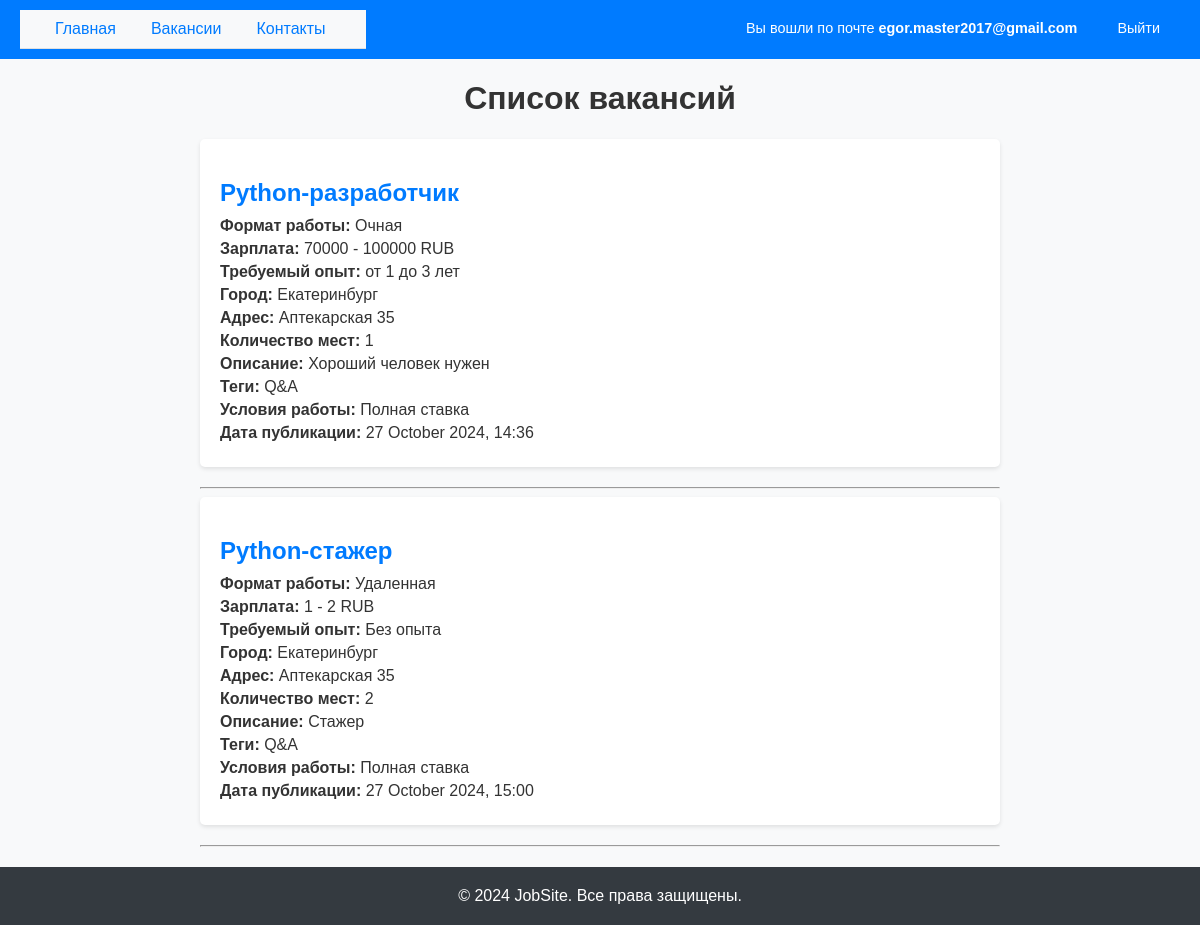
The page /vacancies/ (signed in) on the database as committed earlier.
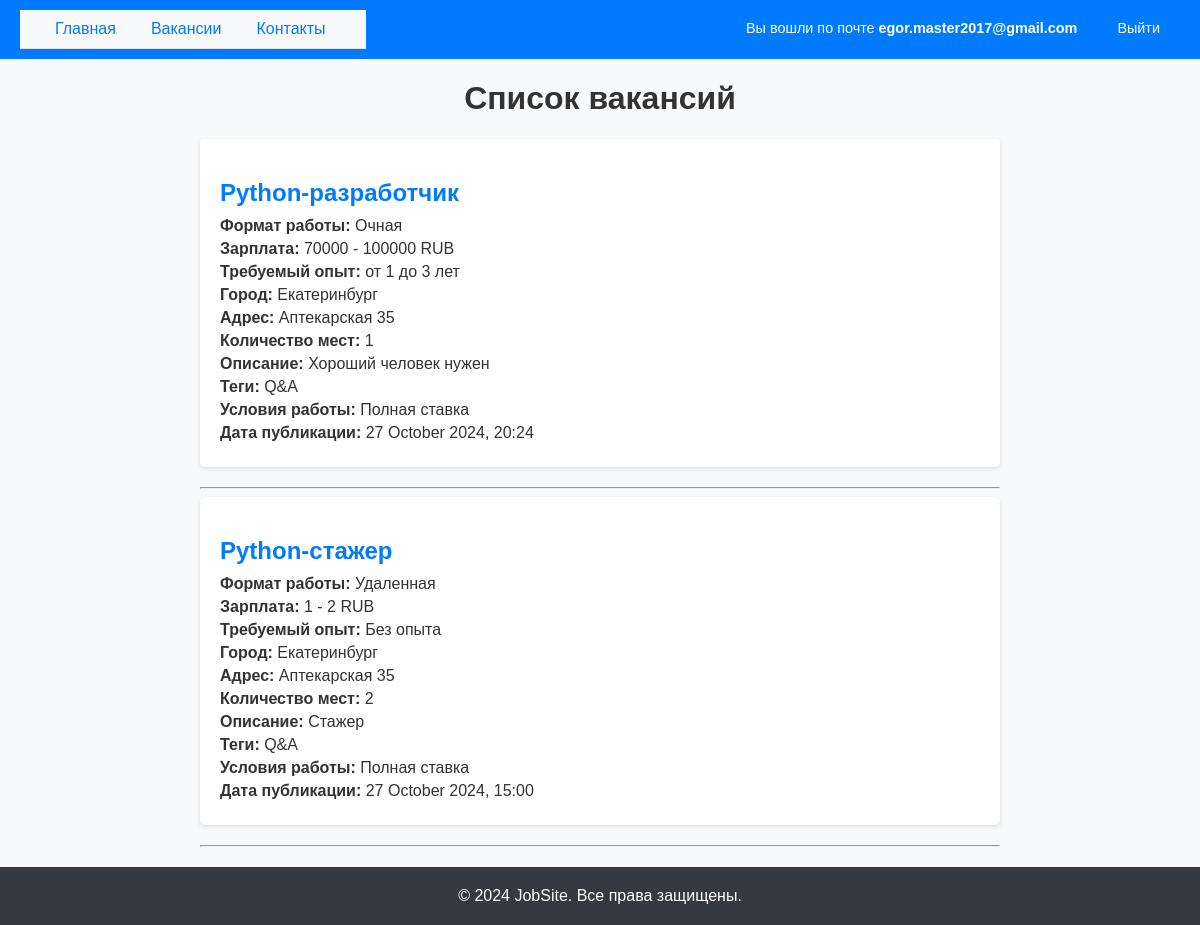
The same page on the database as committed later.
### registration/models.py (models this page shows, shortened)
class CustomAbstractUser(AbstractBaseUser, PermissionsMixin):
    first_name = models.CharField(_("first name"), max_length=150)
    last_name = models.CharField(_("last name"), max_length=150)
    patronymic = models.CharField(_("Отчество"), max_length=150, blank=True)
    email = models.EmailField(_("email address"), blank=False, unique=True)
    is_staff = models.BooleanField(
        _("staff status"),
        default=False,
        help_text=_("Designates whether the user can log into this admin site."),
    )
    is_active = models.BooleanField(
        _("active"),
        default=True,
        help_text=_(
            "Designates whether this user should be treated as active. "
            "Unselect this instead of deleting accounts."
        ),
    )
    date_joined = models.DateTimeField(_("date joined"), default=timezone.now)
    objects = CustomUserManager()
    USERNAME_FIELD = 'email'  # или 'username' в зависимости от настроек
    REQUIRED_FIELDS = ['first_name', 'last_name']
    class Meta:
        verbose_name = _("custom_user")
        verbose_name_plural = _("custom_users")
        abstract = True

class CustomUser(CustomAbstractUser):
    class Meta(CustomAbstractUser.Meta):
        swappable = "AUTH_USER_MODEL"

### api/models.py (models this page shows, shortened)
class Vacancy(models.Model):
    WORK_FORMAT_CHOICES = [
        ('remote', 'Удаленная'),
        ('hybrid', 'Гибридная'),
        ('onsite', 'Очная'),
    ]
    WORK_CONDITION_CHOICES = [
        ('full_time', 'Полная ставка'),
        ('part_time', 'Неполная ставка'),
        ('internship', 'Стажировка'),
        ('volunteering', 'Волонтерство'),
        ('one_time', 'Разовое задание'),
        ('project', 'Проектная работа'),
    ]
    CURRENCY_CHOICES = [
        ('RUB', 'RUB'),
        ('USD', 'USD'),
        ('EUR', 'EUR'),
    ]
    EXPERIENCE_CHOICES = [
        ('0', 'Без опыта'),
        ('1', 'До 1 года'),
        ('1-3', 'от 1 до 3 лет'),
        ('3-6', 'от 3 до 6 лет'),
        ('6', 'более 6 лет'),
    ]
    STATUS_CHOICES = [
        ('published', 'Опубликована'),
        ('archived', 'В архиве'),
        ('checking','На проверке'),
    ]
    title = models.CharField(max_length=255)
    work_format = models.CharField(max_length=10, choices=WORK_FORMAT_CHOICES, default='onsite')
    min_salary = models.PositiveIntegerField()
    max_salary = models.PositiveIntegerField()
    currency = models.CharField(max_length=3, choices=CURRENCY_CHOICES, default='RUB')
    experience = models.CharField(max_length=10, choices=EXPERIENCE_CHOICES, default='<1')
    city = models.CharField(max_length=255)
    address = models.CharField(max_length=255)
    number_of_openings = models.PositiveIntegerField()
    description = models.TextField()
    tech_stack_tags = models.ManyToManyField('TechStackTag', blank=True)
    work_condition_tags = models.CharField(
        max_length=20,
        choices=WORK_CONDITION_CHOICES,
        default='full_time'  # Значение по умолчанию
    )
    publication_date = models.DateTimeField(auto_now_add=True)  # Изменено на DateTimeField
    status = models.CharField(max_length=10, choices=STATUS_CHOICES, default='published')
    def formatted_publication_date(self):
        return self.publication_date.strftime('%d %B %Y, %H:%M')

class TechStackTag(models.Model):
    name = models.CharField(max_length=100, unique=True)

### api/views.py (the view)
# urls.py: path('vacancies/', vacancy_list, name='vacancy_list'),
@login_required
def vacancy_list(request):
    vacancies = Vacancy.objects.filter(status='published')  # Фильтрация по статусу
    return render(request, 'vacancy_list.html', {'vacancies': vacancies})

### templates/vacancy_list.html (shortened to what this page needs)
{% extends 'base.html' %}
{% block content %}
    <h1>Список вакансий</h1>
    <div class="vacancy-list">
        {% for vacancy in vacancies %}
        <div class="vacancy-item">
            <h2>{{ vacancy.title }}</h2>
            <p><strong>Формат работы:</strong> {{ vacancy.get_work_format_display }}</p>
            <p><strong>Зарплата:</strong> {{ vacancy.min_salary }} - {{ vacancy.max_salary }} {{ vacancy.currency }}</p>
            <p><strong>Требуемый опыт:</strong> {{ vacancy.get_experience_display }}</p>
            <p><strong>Город:</strong> {{ vacancy.city }}</p>
            <p><strong>Адрес:</strong> {{ vacancy.address }}</p>
            <p><strong>Количество мест:</strong> {{ vacancy.number_of_openings }}</p>
            <p><strong>Описание:</strong> {{ vacancy.description }}</p>
            <p><strong>Теги:</strong>
                {% for tag in vacancy.tech_stack_tags.all %}
                    {{ tag.name }}{% if not forloop.last %}, {% endif %}
                {% endfor %}
            </p>
            <p><strong>Условия работы:</strong> {{ vacancy.get_work_condition_tags_display }}</p>
            <p><strong>Дата публикации:</strong> {{ vacancy.formatted_publication_date }}</p>
        </div>
        <hr>
        {% empty %}
        <p>Вакансий нет</p>
        {% endfor %}
    </div>
{% endblock %}

### templates/base.html (shortened to what this page needs)
{% load static %}
<!DOCTYPE html>
<html lang="ru">
<head>
    <link rel="stylesheet" href="{% static 'css/styles.css' %}">
</head>
<body>
    <header>
        <nav>
            <ul class="nav-links">
                <li><a href="/">Главная</a></li>
                <li><a href="/vacancies">Вакансии</a></li>
                <li><a href="/contact">Контакты</a></li>
            </ul>
            <div class="user-info">
                {% if user.is_authenticated %}
                    <p>Вы вошли по почте <strong>{{ user.email }}</strong></p>
                    <a href="/logout" class="button">Выйти</a>
                {% else %}
                    <a href="/login" class="button">Войти</a>
                    <a href="/registration" class="button">Зарегистрироваться</a>
                {% endif %}
            </div>
        </nav>
    </header>
    <main>
        {% block content %}
        {% endblock %}
    </main>
    <footer>
        <p>&copy; 2024 JobSite. Все права защищены.</p>
    </footer>
</body>
</html>

### static/css/styles.css (style rules this page uses)
body { font-family: Arial, sans-serif; background-color: #f8f9fa; margin: 0; padding: 0; color: #333; }
header { background-color: #007bff; padding: 10px 20px; color: #fff; display: flex; justify-content: space-between; align-items: center; position: relative; }
header .nav-links { list-style: none; display: flex; margin: 0; padding: 0; }
header .nav-links li { margin-left: 15px; }
header .nav-links a { color: #fff; text-decoration: none; }
.user-info { position: absolute; right: 20px; top: 10px; display: flex; align-items: center; font-size: 0.9em; }
.user-info p { margin: 0; padding-right: 10px; }
.user-info a { color: #fff; margin-left: 10px; }
main { max-width: 800px; margin: 20px auto; padding: 0 20px; text-align: center; }
.vacancy-list { margin-top: 20px; }
.vacancy-item { background-color: #fff; border-radius: 5px; box-shadow: 0 2px 4px rgba(0, 0, 0, 0.1); padding: 20px; margin-bottom: 20px; text-align: left; }
.vacancy-item h2 { color: #007bff; margin-bottom: 10px; }
.vacancy-item p { margin: 5px 0; }
footer { background-color: #343a40; color: #fff; padding: 15px 0; text-align: center; }
footer p { margin: 5px 0; }

### templates/base.html (style rules this page uses)
nav { display: flex; justify-content: space-between; align-items: center; padding: 10px 20px; background-color: #f8f9fa; border-bottom: 1px solid #e0e0e0; }
.nav-links { list-style: none; padding: 0; margin: 0; display: flex; }
.nav-links li { margin-right: 20px; }
.nav-links li a { text-decoration: none; color: #007BFF; transition: color 0.3s; }
.button { display: inline-block; padding: 10px 20px; margin-left: 10px; background-color: #007BFF; color: white; text-decoration: none; border-radius: 5px; transition: background-color 0.3s; }

Rows that differ between the two databases and show on the page:
changed Vacancy "Python-разработчик": formatted_publication_date "27 October 2024, 14:36" → "27 October 2024, 20:24"
